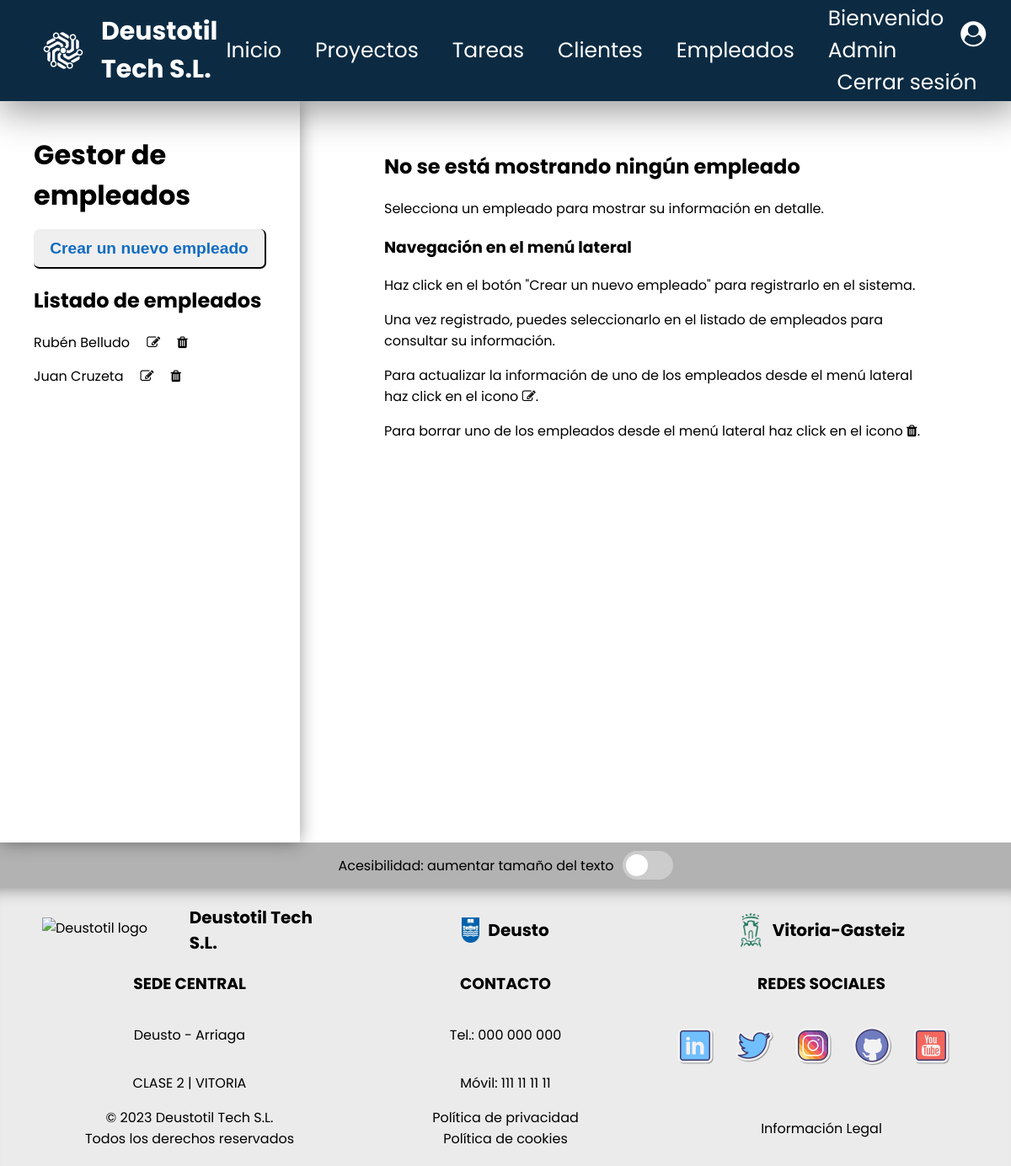
Page /appProyectos/empleados/ (signed in) on the committed database.
### appProyectos/models.py (models this page shows, shortened)
class Empleado(models.Model):
    dni = models.CharField(max_length=9)
    nombre = models.CharField(max_length=155)
    apellido = models.CharField(max_length=155)
    email = models.EmailField(max_length=155)
    telefono = models.IntegerField()

### appProyectos/views.py (the view)
# urls.py: path('empleados/', views.EmpleadoListView.as_view(), name='index empleados'),
class EmpleadoListView(LoginRequiredMixin, ListView):
    model = Empleado
    queryset = Empleado.objects.order_by('id')

### appProyectos/templates/appProyectos/empleado_list.html (shortened to what this page needs)
{% extends "base.html" %}
{% block contenido %}
<div id="container-main">
    <aside>
        <div>
            <h1>Gestor de empleados</h1>
        </div>
        <div>
            <a href="{% url 'registrar empleado' %}" class="button">
                <input class="button-big" type="button" value="Crear un nuevo empleado">
            </a>
        </div>
        <div>
            <h2>Listado de empleados</h2>
            <nav>
            {% if empleado_list %}
            {% for e in empleado_list %}
            <div>
                <a href="{% url 'empleado' e.id %}">{{ e.nombre }} {{e.apellido}}</a>
                <a href="{% url 'modificar empleado' e.id %}">
                    <i class="fa fa-pencil-square-o" aria-hidden="true"></i>
                </a>
                <a href="{% url 'borrar empleado' e.id %}">
                    <i class="fa fa-trash" aria-hidden="true"></i>
                </a>
            </div>
            {% endfor %}
            {% else %}
            <p>No hay empleados creados.</p>
            {% endif %}
            </nav>
        </div>
    </aside>
    <section>
        {% block vista %}
        <h2>No se está mostrando ningún empleado</h2>
        <p>Selecciona un empleado para mostrar su información en detalle.</p>
        <h3>Navegación en el menú lateral</h3>
        <p>Haz click en el botón "Crear un nuevo empleado" para registrarlo en el sistema.</p>
        <p>Una vez registrado, puedes seleccionarlo en el listado de empleados para consultar su información.</p>
        <p>Para actualizar la información de uno de los empleados desde el menú lateral haz click en el icono <i class="fa fa-pencil-square-o" aria-hidden="true"></i>.</p>
        <p>Para borrar uno de los empleados desde el menú lateral haz click en el icono <i class="fa fa-trash" aria-hidden="true"></i>.</p>
        {% endblock vista %}
    </section>
</div>
{% endblock contenido %}

### appProyectos/templates/base.html (shortened to what this page needs)
{% load static %}
<!DOCTYPE html>
<html lang="es">
<head>
    <link rel="stylesheet" href="{% static 'css/styles.css' %}?v=3.1">
    <link rel="stylesheet" href="https://cdnjs.cloudflare.com/ajax/libs/font-awesome/4.7.0/css/font-awesome.min.css">
</head>
<body>
    <header id="header-principal">
        <div>
            <a href="{% url 'index' 0 %}">
                <img src="{% static 'images/logo-white.png' %}" alt="Deustotil logo blue" />
                <span>Deustotil Tech S.L.</span>
            </a>
        </div>
        <nav>
            <ul>
                {% if request.user.is_authenticated %}
                <li>
                    <a href="{% url 'index' 0 %}">Inicio</a>
                </li>
                <li>
                    <a href="{% url 'index proyectos' %}">Proyectos</a>
                </li>
                <li>
                    <a href="{% url 'index tareas' %}">Tareas</a>
                </li>
                <li>
                    <a href="{% url 'index clientes' %}">Clientes</a>
                </li>
                <li>
                    <a href="{% url 'index empleados' %}">Empleados</a>
                </li>
                <div id="header-cuenta">
                <li>
                    <a href="{% url 'user' %}">Bienvenido {{ request.user | title }} <span><i class="fa fa-user-circle" aria-hidden="true"></i></span></a>
                </li>
                <li>
                    <a href="{% url 'logout' %}" class="btn btn-outline">Cerrar sesión</a>
                </li>
                </div>
	            {% endif %}
            </ul>
        </nav>
    </header>
    <main>
        {% block contenido %}
        {% endblock contenido %}
        <div id="accessibility-panel">
            <label for="switch-accessibility">Acesibilidad: aumentar tamaño del texto</label>
            <label class="switch">
                <span class="slider"></span>
            </label>
        </div>
    </main>
    <footer id="footer-principal">
        <div class="container-footer">
            <div class="item1-footer">
                <img src="{% static 'images/logo.png' %}" alt="Deustotil logo white">
                <span>Deustotil Tech S.L.</span>
            </div>
            <div class="item1-footer">
                <img src="{% static 'images/deusto-logo.png' %}" alt="Deusto logo">
                <span>Deusto</span>
            </div>
            <div class="item1-footer">
                <img id="logo-img-footer" src="{% static 'images/vitoria-logo.png' %}" alt="Vitoria-Gasteiz">
                <span >Vitoria-Gasteiz</span>
            </div>
        </div>
        <div class="container-footer">
            <div class="item2-footer">
                <h3>SEDE CENTRAL</h3>
                <p>Deusto - Arriaga</p>
                <p>CLASE 2 | VITORIA</p>
            </div>
            <div class="item2-footer">
                <h3>CONTACTO</h3>
                <a class="link-block" href="tel:000 000 000">
                    <p>Tel.: 000 000 000</p>
                </a>
                <a class="link-block" href="tel:111 111 111">
                    <p>Móvil: 111 11 11 11</p>
                </a>
            </div>
            <div class="item2-footer">
                <h3>REDES SOCIALES</h3>
                <div>
                    <ul>
                        <li>
                            <a href="">
                                <img src="{% static 'images/linkedin-logo.png' %}" alt="logo linkedin">
                            </a>
                        </li>
                        <li>
                            <a href="">
                                <img src="{% static 'images/twitter-logo.png' %}" alt="logo twitter">
                            </a>
                        </li>
                        <li>
                            <a href="">
                                <img src="{% static 'images/instagram-logo.png' %}" alt="logo instagram">
                            </a>
                        </li>
                        <li>
                            <a href="https://github.com/MauricioTS15/proyectoColaborativo">
                                <img src="{% static 'images/github-logo.png' %}" alt="logo github">
                            </a>
                        </li>
                        <li>
                            <a href="">
                                <img src="{% static 'images/youtube-logo.png' %}" alt="logo youtube">
                            </a>
                        </li>
                    </ul>
                </div>
            </div>
        </div>
        <div class="container-footer">
            <div class="item3-footer">
                <span>© 2023 Deustotil Tech S.L.</span>
                <span>Todos los derechos reservados</span>
            </div>
            <div class="item3-footer">
                <a class="link-block" href="">
                    <span>Política de privacidad</span>
                </a>
                <a class="link-block" href="">
                    <span>Política de cookies</span>
                </a>
            </div>
            <div class="item3-footer">
                <a class="link-block" href="">
                    <span>Información Legal</span>
                </a>
            </div>
        </div>
    </footer>
</body>
</html>

### appProyectos/static/css/styles.css (style rules this page uses)
#header-principal { position: fixed; background-color: #0C2B43; display: flex; width: 100%; justify-content: space-between; height: 120px; align-items: center; box-shadow: 4px 7px 45px 5px rgba(0, 0, 0, 0.4); }
#header-principal div { display: flex; align-items: center; }
#header-principal div a { display: flex; align-items: center; text-decoration: none; }
#header-principal div a img { display: flex; align-items: center; margin-left: 50px; height: 50px; }
#header-principal div a span { font-size: 30px; color: white; font-weight: bold; margin-left: 20px; }
#header-principal nav { font-size: 25px; cursor: pointer; margin-right: 50px; }
#header-principal nav ul { display: flex; list-style: none; align-items: center; }
#header-principal nav ul li { margin: 0 20px; }
#header-principal nav ul li a { color: white; text-decoration: none; }
#header-cuenta { display: flex; flex-direction: column; }
#footer-principal { background-color: rgb(235, 235, 235); margin: 0; width: 100%; box-shadow: 0 20px 20px -20px rgba(0, 0, 0, 0.45) inset; padding-top: 20px; padding-bottom: 20px; }
.container-footer { display: flex; justify-content: space-between; margin-left: 50px; margin-right: 50px; }
.item1-footer { display: flex; align-items: center; justify-content: center; width: 350px; }
.item1-footer img { height: 30px; }
.item1-footer span { font-size: 20px; font-weight: bold; margin-left: 10px; }
#logo-img-footer { height: 60px; }
.item2-footer { display: flex; flex-direction: column; align-items: center; width: 350px; }
.item2-footer ul { display: flex; padding-left: 0; }
.item2-footer ul li { display: flex; margin-right: 20px; }
.item2-footer ul li img { width: 50px; transition: transform .1s; }
.item3-footer { display: flex; width: 350px; flex-direction: column; justify-content: center; align-items: center; }
.link-block { text-decoration: none; color: black; }
body { font-family: 'Poppins', sans-serif; margin: 0 auto; }
main { padding-top: 120px; }
img { max-width: 100%; }
h1 { margin: 0 auto; }
.button { text-decoration: none; }
.button-big { border-radius: 7px; border-top: none; border-left: none; padding: 0.6em 1em; font-size: larger; font-weight: bold; color: rgb(17, 108, 194); transition: transform .1s; }
#container-main { display: flex; }
#container-main aside { padding: 40px; width: 28%; height: 100vh; box-shadow: 0px 0px 20px -1px rgba(0, 0, 0, 0.45); }
#container-main aside h1 { font-size: 2em; margin-bottom: 0.5em; }
#container-main aside nav div { display: flex; flex-direction: row; }
#container-main aside nav div a { display: flex; text-decoration: none; color: black; margin-bottom: 15px; margin-right: 10px; }
#container-main aside nav div i { display: flex; align-items: center; margin-left: 10px; background-color: white; }
#container-main section { padding: 40px 100px; width: 70%; }
#accessibility-panel { background-color: rgb(178 178 178); padding: 10px; display: flex; justify-content: center; align-items: center; gap: 10px; }
.switch { position: relative; display: inline-block; width: 60px; height: 34px; }
.slider { position: absolute; cursor: pointer; top: 0; left: 0; right: 0; bottom: 0; background-color: #ccc; -webkit-transition: .4s; transition: .4s; border-radius: 34px; }
.slider:before { position: absolute; content: ""; height: 26px; width: 26px; left: 4px; bottom: 4px; background-color: white; -webkit-transition: .4s; transition: .4s; border-radius: 50%; }

### rows in the picture
Empleado: nombre "Rubén", apellido "Belludo"
Empleado: nombre "Juan", apellido "Cruzeta"

### other values in the picture
{{ request.user | title }} "Admin"
